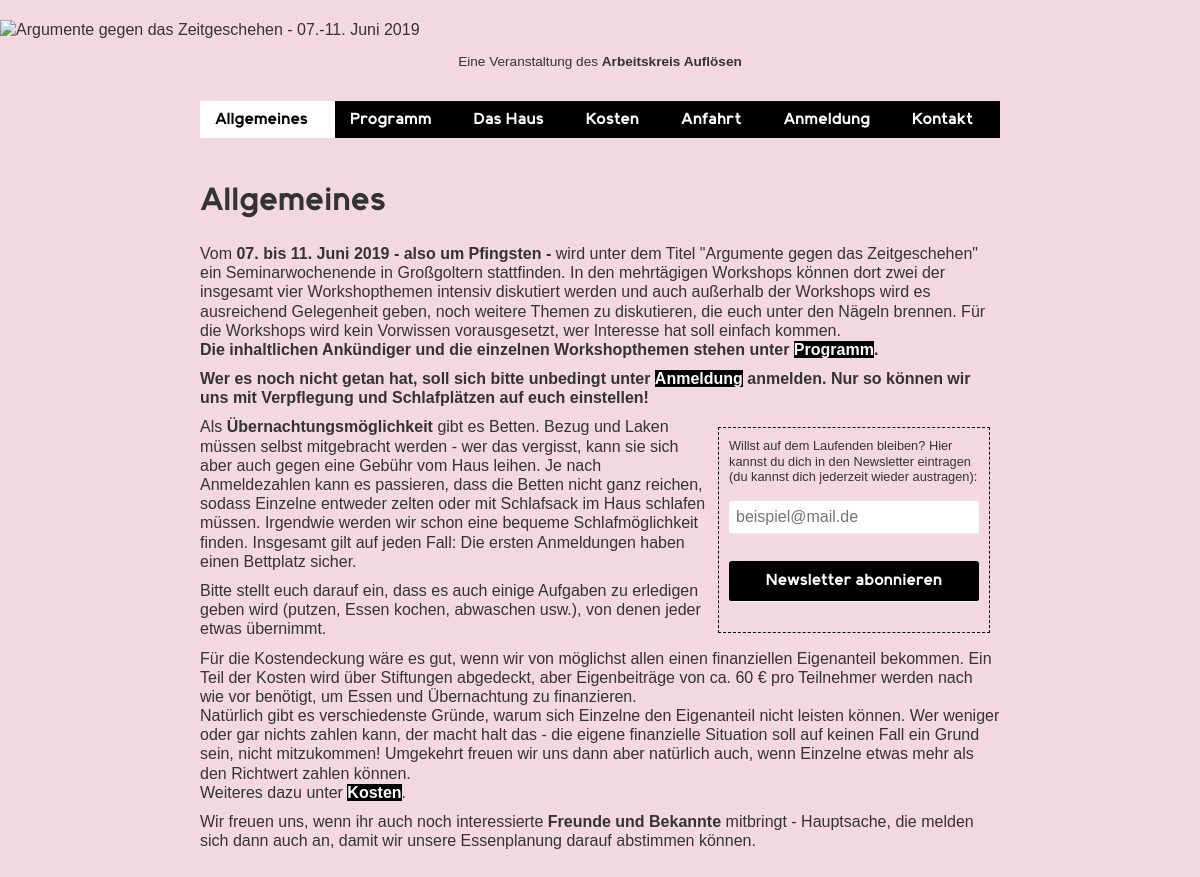
Screenshot of /?p=allgemeines with the database file from the repository.
### tables this page shows
CREATE TABLE allgemein (
	anfangsdatum DATE NOT NULL,
	enddatum DATE NOT NULL,
	haus_oeffnungszeit DATETIME NOT NULL,
	haus_schliesszeit DATETIME NOT NULL,
	kosten_untere_schranke INT UNSIGNED NOT NULL,
	kosten_obere_schranke INT UNSIGNED NOT NULL,

	CONSTRAINT anfang_vor_ende CHECK (anfangsdatum < enddatum),
	CONSTRAINT oeffnen_vor_schliessen CHECK (haus_oeffnungszeit < haus_schliesszeit),
	CONSTRAINT kosten_schranken_korrekt CHECK (kosten_untere_schranke <= kosten_obere_schranke)
);

### mysql/index.php (called while the page is built, shortened)
<?php
  $pages = array("allgemeines", "programm", "haus", "kosten", "anfahrt", "anmeldung", "kontakt", "impressum");
?>

### mysql/start_end.php (called while the page is built)
<?php
  include('mysql/connect.php');
  $start_end = $conn->query("SELECT anfangsdatum, enddatum FROM allgemein")->fetch_assoc();
  $start = strtotime($start_end['anfangsdatum']);
  $end = strtotime($start_end['enddatum']);
  $monate = array("Januar", "Februar", "März", "April", "Mai", "Juni", "Juli", "August", "September", "Oktober", "November", "Dezember");
?>

### index.php (the view, shortened to what this page needs)
<!DOCTYPE HTML>
<html lang="de">
<head>
	<link rel="stylesheet" href="css/style.css" type="text/css" />
			<?php
				include("mysql/index.php");
				if (!empty($_GET['p'])) {
					$p = $_GET['p'];
				} else {
					$p = "allgemeines";
					$is_first = true;
				}
			?>
</head>
<body>
	<?php
		include("includes/logo.php");
	?>
	<main>
			<?php
				include("includes/header.php");
			?>
		<article>
			<?php
				if (in_array($p, $pages)) {
					include('content/'.$p.'.php');
				} else {
					include('content/404.php');
				}
			?>
		</article>
	</main>
</body>
</html>

### content/allgemeines.php (shortened to what this page needs)
<h1>
	Allgemeines
</h1>
<p>Vom <strong><?php echo date('d', $start);?>. bis <?php echo date('d', $end);?>. <?php echo $monate[date('m', $start) - 1];?> <?php echo date('Y', $start);?> - also um Pfingsten -</strong> wird unter dem Titel "Argumente gegen das Zeitgeschehen" ein Seminarwochenende in Großgoltern stattfinden. In den mehrtägigen Workshops können dort zwei der insgesamt vier Workshopthemen intensiv diskutiert werden und auch außerhalb der Workshops wird es ausreichend Gelegenheit geben, noch weitere Themen zu diskutieren, die euch unter den Nägeln brennen. Für die Workshops wird kein Vorwissen vorausgesetzt, wer Interesse hat soll einfach kommen.<br />
	<strong>Die inhaltlichen Ankündiger und die einzelnen Workshopthemen stehen unter <a title="Programm" href="?p=programm">Programm</a>.</strong></p>
<p><strong>Wer es noch nicht getan hat, soll sich bitte unbedingt unter <a title="Programm" href="?p=anmeldung">Anmeldung</a> anmelden. Nur so können wir uns mit Verpflegung und Schlafplätzen auf euch einstellen!</strong></p>
<?php
	include("includes/newsletter.php");
?>
<p>Als <strong>Übernachtungsmöglichkeit</strong> gibt es Betten. Bezug und Laken müssen selbst mitgebracht werden - wer das vergisst, kann sie sich aber auch gegen eine Gebühr vom Haus leihen. Je nach Anmeldezahlen kann es passieren, dass die Betten nicht ganz reichen, sodass Einzelne entweder zelten oder mit Schlafsack im Haus schlafen müssen. Irgendwie werden wir schon eine bequeme Schlafmöglichkeit finden. Insgesamt gilt auf jeden Fall: Die ersten Anmeldungen haben einen Bettplatz sicher.</p>
<p>Bitte stellt euch darauf ein, dass es auch einige Aufgaben zu erledigen geben wird (putzen, Essen kochen, abwaschen usw.), von denen jeder etwas übernimmt.</p>
<p>Für die Kostendeckung wäre es gut, wenn wir von möglichst allen einen finanziellen Eigenanteil bekommen. Ein Teil der Kosten wird über Stiftungen abgedeckt, aber Eigenbeiträge von ca. 60 € pro Teilnehmer werden nach wie vor benötigt, um Essen und Übernachtung zu finanzieren.<br />
	Natürlich gibt es verschiedenste Gründe, warum sich Einzelne den Eigenanteil nicht leisten können. Wer weniger oder gar nichts zahlen kann, der macht halt das - die eigene finanzielle Situation soll auf keinen Fall ein Grund sein, nicht mitzukommen! Umgekehrt freuen wir uns dann aber natürlich auch, wenn Einzelne etwas mehr als den Richtwert zahlen können.<br />
	Weiteres dazu unter <a title="Programm" href="?p=kosten">Kosten</a>.</p>
<p>Wir freuen uns, wenn ihr auch noch interessierte <strong>Freunde und Bekannte</strong> mitbringt - Hauptsache, die melden sich dann auch an, damit wir unsere Essenplanung darauf abstimmen können.</p>

### css/style.css (style rules this page uses)
html, body, div, span, applet, object, iframe, h1, h2, h3, h4, h5, h6, p, blockquote, pre, a, abbr, acronym, address, big, cite, code, del, dfn, em, img, ins, kbd, q, s, samp, small, strike, strong, sub, sup, tt, var, b, u, i, center, fieldset, form, label, legend, table, caption, tbody, tfoot, thead, tr, th, td, article, aside, canvas, details, embed, figure, figcaption, footer, header, hgroup, menu, nav, output, ruby, section, summary, time, mark, audio, video { margin: 0; padding: 0; border: 0; font-size: 100%; font: inherit; vertical-align: baseline; }
article, aside, details, figcaption, figure, footer, header, hgroup, menu, nav, section { display: block; }
body { line-height: 1; }
body { font-family: sans-serif; font-size: 12pt; color: #333; line-height: 1.2; background-color: #f3d8e0; }
a { text-decoration: none; font-weight: bold; color: #fff; cursor: pointer; background-color: black; }
h1, h2, h3, h4, h5 { font-family: 'elliot_sansbold', 'cm_sans_serif_2012medium'; font-weight: bold; display: block; }
h1 { text-shadow: 1px 1px 1px rgba(0, 0, 0, 0.5); font-size: 2em; margin: 0.67em 0; }
p { margin-bottom: 10px; }
strong, b { font-weight: bold; }
main h1 { text-shadow: none; }
main { max-width: 800px; margin-left: auto; margin-right: auto; padding-left: 5px; padding-right: 5px; }
article { display: block; padding-top: 5px; padding-bottom: 30px; }

### rows the page displays
allgemein: anfangsdatum "07", enddatum "11", anfangsdatum "Juni", anfangsdatum "2019"
